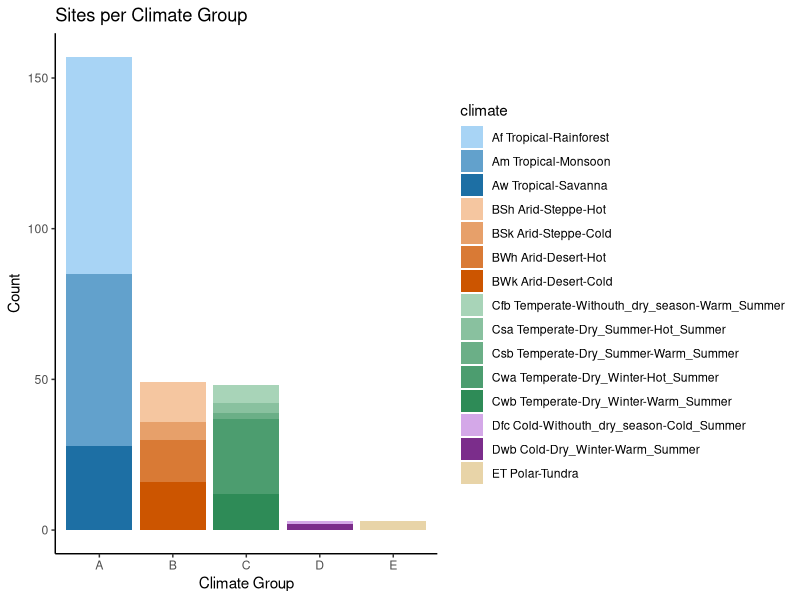

Source code (R):
#load libraries
library(dplyr)
library(tidyverse)
library(lubridate)
library(readr)
library(here)
library(ggplot2)
library(patchwork)

#loading climate csv
av_climate_og <- read.csv(here("data", "av_sites_climate.csv"))

#count the individual climate zones per site
av_climate_counts <- av_climate_og |>
  group_by(climate) |>
  summarise(count_climate = n()) |>
  ungroup() 
  
av_group_counts <- av_climate_og |>
  mutate(climate_group = substr(climate, 1, 1)) |>
  group_by(climate_group) |>
  summarise(count_group = n()) |>
  ungroup()

library(ggplot2)
library(patchwork)

# Define group base colors
group_palette <- c("A" = "#1d6fa4", "B" = "#cc5500", "C" = "#2e8b57", "D" = "#7b2d8b", "E" = "#8b6914")
group_light   <- c("A" = "#a8d4f5", "B" = "#f5c6a0", "C" = "#a8d4b8", "D" = "#d4a8e8", "E" = "#e8d4a8")

av_climate_colors <- av_climate_counts |>
  mutate(climate_group = substr(climate, 1, 1)) |>
  group_by(climate_group) |>
  mutate(color = colorRampPalette(c(group_light[climate_group[1]], group_palette[climate_group[1]]))(n())) |>
  ungroup()

p <- ggplot(av_climate_colors, aes(x = climate_group, y = count_climate, fill = climate)) +
  geom_bar(stat = "identity") +
  scale_fill_manual(values = setNames(av_climate_colors$color, av_climate_colors$climate)) +
  labs(title = "Sites per Climate Group", x = "Climate Group", y = "Count") +
  theme_classic() +
  theme(legend.position = "right")

p
